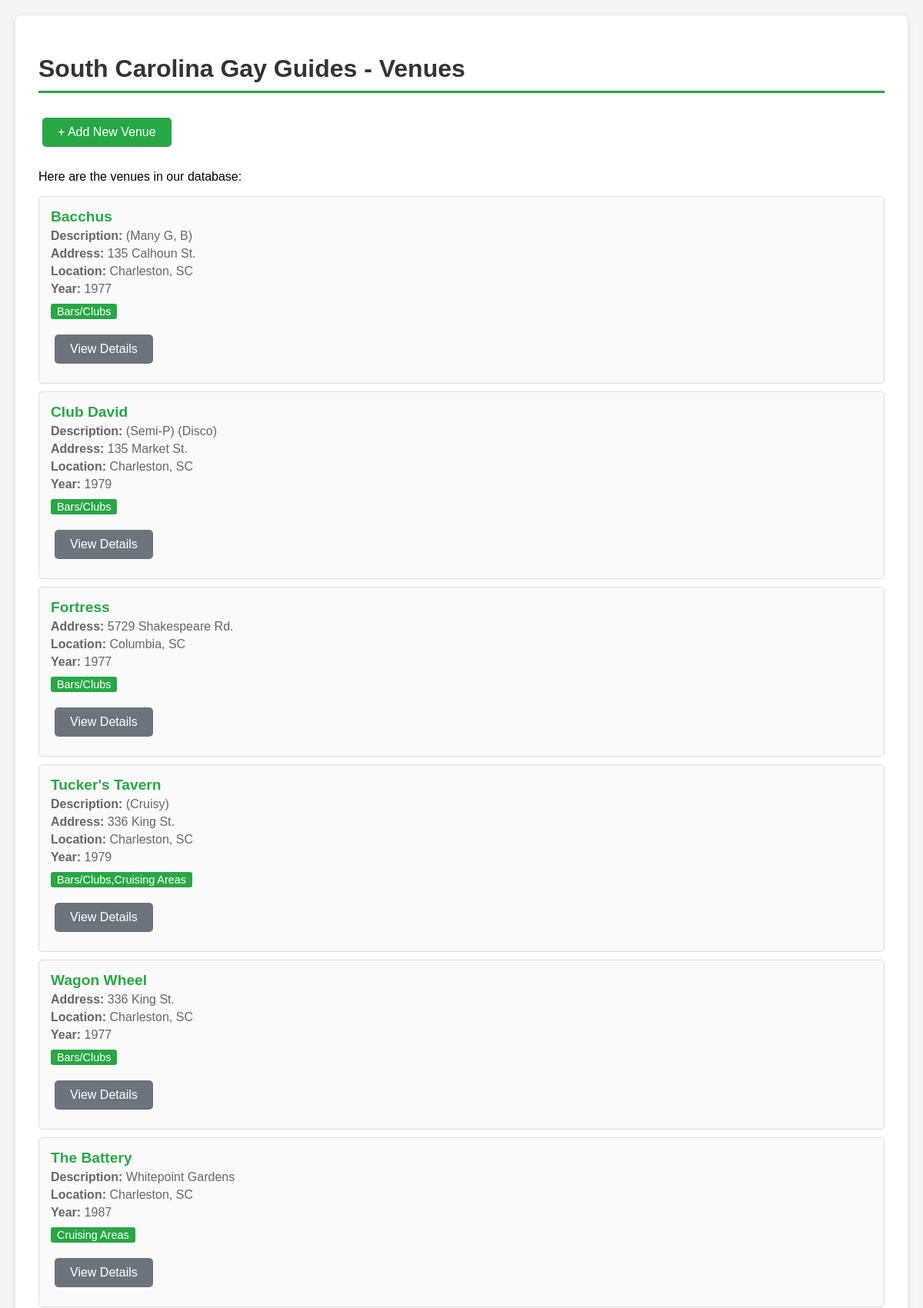
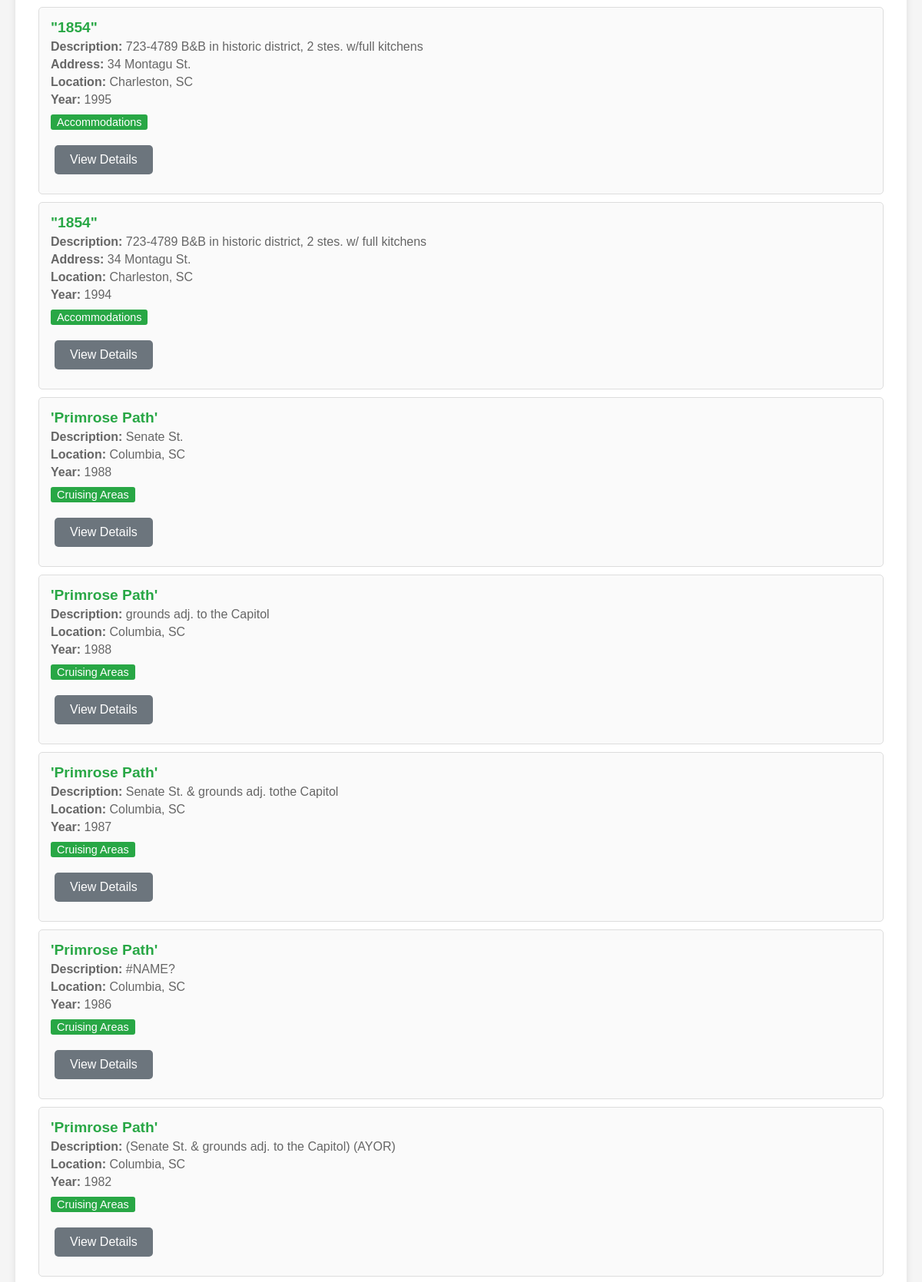
The page / (upper part) on the database its author committed (2 pictures, top to bottom).
### tables this page shows
CREATE TABLE venues (
    venue_id INTEGER PRIMARY KEY AUTOINCREMENT,
    unique_id TEXT,
    title TEXT,
    description TEXT,
    type TEXT,
    street_address TEXT,
    city_id INTEGER,
    year INTEGER,
    amenity_features TEXT,
    notes TEXT,
    full_address TEXT,
    lat REAL,
    lon REAL,
    geo_address TEXT,
    unclear_address TEXT,
    status TEXT,
    FOREIGN KEY (city_id) REFERENCES cities (city_id)
);

CREATE TABLE cities (
    city_id INTEGER PRIMARY KEY AUTOINCREMENT,
    city_name TEXT NOT NULL,
    state TEXT NOT NULL,
    UNIQUE(city_name, state)
);

### app.py (the view)
@app.route('/')
def index():
    conn = get_db_connection()
    venues = conn.execute('''
        SELECT v.venue_id, v.title, v.description, v.type, v.street_address,
               c.city_name, c.state, v.year
        FROM venues v
        JOIN cities c ON v.city_id = c.city_id
        WHERE v.title IS NOT NULL AND v.title != ''
        ORDER BY v.title
        LIMIT 20
    ''').fetchall()
    conn.close()
    return render_template('index.html', venues=venues)

### app.py (called while the page is built)
def get_db_connection():
    conn = sqlite3.connect(DB_PATH)
    conn.row_factory = sqlite3.Row
    return conn

### templates/index.html (shortened to what this page needs)
{% extends "base.html" %}
{% block content %}
<h1>South Carolina Gay Guides - Venues</h1>
<div style="margin-bottom: 20px;">
    <a href="{{ url_for('add_venue') }}" class="btn">+ Add New Venue</a>
</div>
<p>Here are the venues in our database:</p>
{% for venue in venues %}
<div class="venue-card">
    <div class="venue-title">{{ venue.title }}</div>
    {% if venue.description %}
    <div class="venue-info"><strong>Description:</strong> {{ venue.description }}</div>
    {% endif %}
    {% if venue.street_address %}
    <div class="venue-info"><strong>Address:</strong> {{ venue.street_address }}</div>
    {% endif %}
    <div class="venue-info"><strong>Location:</strong> {{ venue.city_name }}, {{ venue.state }}</div>
    {% if venue.year %}
    <div class="venue-info"><strong>Year:</strong> {{ venue.year }}</div>
    {% endif %}
    {% if venue.type %}
    <span class="venue-type">{{ venue.type }}</span>
    {% endif %}
    <div style="margin-top: 10px;">
        <a href="{{ url_for('venue_detail', venue_id=venue.venue_id) }}" class="btn btn-secondary">View Details</a>
    </div>
</div>
{% endfor %}
{% endblock %}

### templates/base.html (style rules this page uses)
body { font-family: Arial, sans-serif; max-width: 1200px; margin: 0 auto; padding: 20px; background-color: #f5f5f5; }
h1 { color: #333; border-bottom: 3px solid #28a745; padding-bottom: 10px; }
.venue-card { border: 1px solid #ddd; border-radius: 5px; padding: 15px; margin: 10px 0; background-color: #fafafa; }
.venue-title { font-size: 1.2em; font-weight: bold; color: #28a745; margin-bottom: 5px; }
.venue-info { color: #666; margin: 5px 0; }
.venue-type { background-color: #28a745; color: white; padding: 2px 8px; border-radius: 3px; font-size: 0.9em; display: inline-block; margin-top: 5px; }
.btn { background-color: #28a745; color: white; padding: 10px 20px; text-decoration: none; border-radius: 5px; display: inline-block; margin: 10px 5px; border: none; cursor: pointer; }
.btn-secondary { background-color: #6c757d; }
a { color: #28a745; text-decoration: none; }

### rows shown on the page
venues: title "Bacchus", description "(Many G, B)", street_address "135 Calhoun St.", city_name "Charleston", state "SC", year "1977", type "Bars/Clubs"
venues: title "Club David", description "(Semi-P) (Disco)", street_address "135 Market St.", city_name "Charleston", state "SC", year "1979", type "Bars/Clubs"
venues: title "Fortress", street_address "5729 Shakespeare Rd.", city_name "Columbia", state "SC", year "1977", type "Bars/Clubs"
venues: title "Tucker's Tavern", description "(Cruisy)", street_address "336 King St.", city_name "Charleston", state "SC", year "1979", type "Bars/Clubs,Cruising Areas"
venues: title "Wagon Wheel", street_address "336 King St.", city_name "Charleston", state "SC", year "1977", type "Bars/Clubs"
venues: title "The Battery", description "Whitepoint Gardens", city_name "Charleston", state "SC", year "1987", type "Cruising Areas"
venues: title "\"1854\"", description "723-4789 B&B in historic district, 2 stes. w/full kitchens", street_address "34 Montagu St.", city_name "Charleston", state "SC", year "1995", type "Accommodations"
venues: title "\"1854\"", description "723-4789 B&B in historic district, 2 stes. w/ full kitchens", street_address "34 Montagu St.", city_name "Charleston", state "SC", year "1994", type "Accommodations"
venues: title "'Primrose Path'", description "Senate St.", city_name "Columbia", state "SC", year "1988", type "Cruising Areas"
venues: title "'Primrose Path'", description "grounds adj. to the Capitol", city_name "Columbia", state "SC", year "1988", type "Cruising Areas"
venues: title "'Primrose Path'", description "Senate St. & grounds adj. tothe Capitol", city_name "Columbia", state "SC", year "1987", type "Cruising Areas"
venues: title "'Primrose Path'", description "#NAME?", city_name "Columbia", state "SC", year "1986", type "Cruising Areas"
venues: title "'Primrose Path'", description "(Senate St. & grounds adj. to the Capitol) (AYOR)", city_name "Columbia", state "SC", year "1982", type "Cruising Areas"
